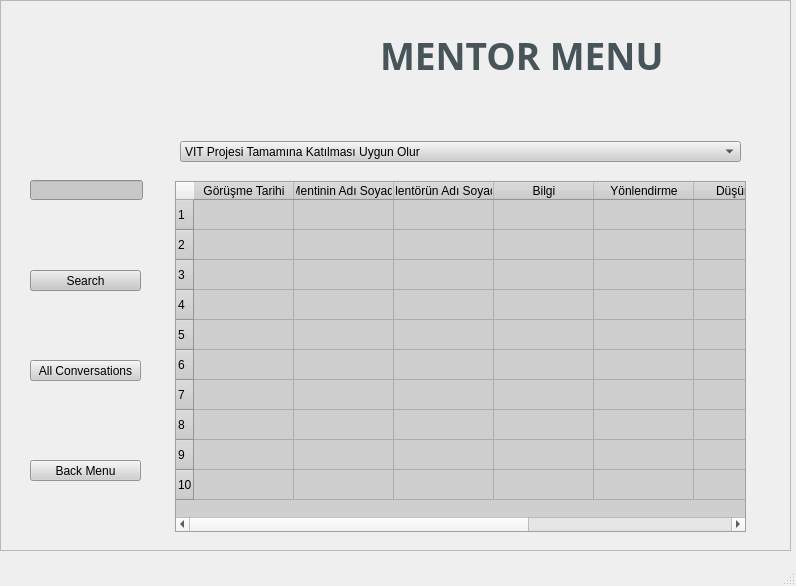
<?xml version="1.0" encoding="UTF-8"?>
<ui version="4.0">
 <class>MainWindow</class>
 <widget class="QMainWindow" name="MainWindow">
  <property name="geometry">
   <rect>
    <x>0</x>
    <y>0</y>
    <width>796</width>
    <height>586</height>
   </rect>
  </property>
  <property name="windowTitle">
   <string>MainWindow</string>
  </property>
  <widget class="QWidget" name="centralwidget">
   <widget class="QFrame" name="frame">
    <property name="geometry">
     <rect>
      <x>0</x>
      <y>0</y>
      <width>791</width>
      <height>551</height>
     </rect>
    </property>
    <property name="palette">
     <palette>
      <active>
       <colorrole role="WindowText">
        <brush brushstyle="SolidPattern">
         <color alpha="255">
          <red>200</red>
          <green>170</green>
          <blue>144</blue>
         </color>
        </brush>
       </colorrole>
       <colorrole role="Highlight">
        <brush brushstyle="SolidPattern">
         <color alpha="255">
          <red>207</red>
          <green>207</green>
          <blue>207</blue>
         </color>
        </brush>
       </colorrole>
      </active>
      <inactive>
       <colorrole role="WindowText">
        <brush brushstyle="SolidPattern">
         <color alpha="255">
          <red>200</red>
          <green>170</green>
          <blue>144</blue>
         </color>
        </brush>
       </colorrole>
       <colorrole role="Highlight">
        <brush brushstyle="SolidPattern">
         <color alpha="255">
          <red>207</red>
          <green>207</green>
          <blue>207</blue>
         </color>
        </brush>
       </colorrole>
      </inactive>
      <disabled>
       <colorrole role="WindowText">
        <brush brushstyle="SolidPattern">
         <color alpha="255">
          <red>120</red>
          <green>120</green>
          <blue>120</blue>
         </color>
        </brush>
       </colorrole>
       <colorrole role="Highlight">
        <brush brushstyle="SolidPattern">
         <color alpha="255">
          <red>207</red>
          <green>207</green>
          <blue>207</blue>
         </color>
        </brush>
       </colorrole>
      </disabled>
     </palette>
    </property>
    <property name="font">
     <font>
      <kerning>true</kerning>
     </font>
    </property>
    <property name="autoFillBackground">
     <bool>true</bool>
    </property>
    <property name="styleSheet">
     <string notr="true">selection-background-color: rgb(207, 207, 207);</string>
    </property>
    <property name="frameShape">
     <enum>QFrame::StyledPanel</enum>
    </property>
    <property name="frameShadow">
     <enum>QFrame::Raised</enum>
    </property>
    <widget class="QLabel" name="label_2">
     <property name="geometry">
      <rect>
       <x>100</x>
       <y>20</y>
       <width>261</width>
       <height>70</height>
      </rect>
     </property>
     <property name="cursor">
      <cursorShape>ArrowCursor</cursorShape>
     </property>
     <property name="text">
      <string/>
     </property>
     <property name="pixmap">
      <pixmap>logo.png</pixmap>
     </property>
     <property name="scaledContents">
      <bool>true</bool>
     </property>
    </widget>
    <widget class="QLabel" name="MENTORMENU">
     <property name="geometry">
      <rect>
       <x>380</x>
       <y>0</y>
       <width>521</width>
       <height>111</height>
      </rect>
     </property>
     <property name="palette">
      <palette>
       <active>
        <colorrole role="WindowText">
         <brush brushstyle="SolidPattern">
          <color alpha="255">
           <red>71</red>
           <green>85</green>
           <blue>90</blue>
          </color>
         </brush>
        </colorrole>
        <colorrole role="Mid">
         <brush brushstyle="SolidPattern">
          <color alpha="255">
           <red>71</red>
           <green>85</green>
           <blue>90</blue>
          </color>
         </brush>
        </colorrole>
        <colorrole role="Highlight">
         <brush brushstyle="SolidPattern">
          <color alpha="255">
           <red>207</red>
           <green>207</green>
           <blue>207</blue>
          </color>
         </brush>
        </colorrole>
       </active>
       <inactive>
        <colorrole role="WindowText">
         <brush brushstyle="SolidPattern">
          <color alpha="255">
           <red>71</red>
           <green>85</green>
           <blue>90</blue>
          </color>
         </brush>
        </colorrole>
        <colorrole role="Mid">
         <brush brushstyle="SolidPattern">
          <color alpha="255">
           <red>71</red>
           <green>85</green>
           <blue>90</blue>
          </color>
         </brush>
        </colorrole>
        <colorrole role="Highlight">
         <brush brushstyle="SolidPattern">
          <color alpha="255">
           <red>207</red>
           <green>207</green>
           <blue>207</blue>
          </color>
         </brush>
        </colorrole>
       </inactive>
       <disabled>
        <colorrole role="WindowText">
         <brush brushstyle="SolidPattern">
          <color alpha="255">
           <red>120</red>
           <green>120</green>
           <blue>120</blue>
          </color>
         </brush>
        </colorrole>
        <colorrole role="Mid">
         <brush brushstyle="SolidPattern">
          <color alpha="255">
           <red>71</red>
           <green>85</green>
           <blue>90</blue>
          </color>
         </brush>
        </colorrole>
        <colorrole role="Highlight">
         <brush brushstyle="SolidPattern">
          <color alpha="255">
           <red>207</red>
           <green>207</green>
           <blue>207</blue>
          </color>
         </brush>
        </colorrole>
       </disabled>
      </palette>
     </property>
     <property name="font">
      <font>
       <family>Arial Black</family>
       <pointsize>28</pointsize>
       <weight>75</weight>
       <bold>true</bold>
      </font>
     </property>
     <property name="mouseTracking">
      <bool>false</bool>
     </property>
     <property name="acceptDrops">
      <bool>false</bool>
     </property>
     <property name="text">
      <string>MENTOR MENU</string>
     </property>
     <property name="scaledContents">
      <bool>true</bool>
     </property>
     <property name="indent">
      <number>0</number>
     </property>
    </widget>
    <widget class="QPushButton" name="btn_search">
     <property name="geometry">
      <rect>
       <x>30</x>
       <y>270</y>
       <width>111</width>
       <height>21</height>
      </rect>
     </property>
     <property name="acceptDrops">
      <bool>false</bool>
     </property>
     <property name="autoFillBackground">
      <bool>false</bool>
     </property>
     <property name="styleSheet">
      <string notr="true">selection-background-color: rgb(162, 162, 162);
background-color: rgb(200, 200, 200);</string>
     </property>
     <property name="text">
      <string>Search</string>
     </property>
    </widget>
    <widget class="QLineEdit" name="lineEdit_search">
     <property name="geometry">
      <rect>
       <x>30</x>
       <y>180</y>
       <width>113</width>
       <height>20</height>
      </rect>
     </property>
     <property name="autoFillBackground">
      <bool>false</bool>
     </property>
     <property name="styleSheet">
      <string notr="true">background-color: rgb(200, 200, 200);</string>
     </property>
     <property name="maxLength">
      <number>32800</number>
     </property>
    </widget>
    <widget class="QPushButton" name="pushButton">
     <property name="geometry">
      <rect>
       <x>30</x>
       <y>360</y>
       <width>111</width>
       <height>21</height>
      </rect>
     </property>
     <property name="styleSheet">
      <string notr="true">background-color: rgb(207, 207, 207);</string>
     </property>
     <property name="text">
      <string>All Conversations</string>
     </property>
    </widget>
    <widget class="QPushButton" name="pushButton_2">
     <property name="geometry">
      <rect>
       <x>30</x>
       <y>460</y>
       <width>111</width>
       <height>21</height>
      </rect>
     </property>
     <property name="styleSheet">
      <string notr="true">background-color: rgb(255, 255, 255);
background-color: rgb(207, 207, 207);</string>
     </property>
     <property name="text">
      <string>Back Menu</string>
     </property>
    </widget>
    <widget class="QTableWidget" name="tableWidget">
     <property name="geometry">
      <rect>
       <x>175</x>
       <y>181</y>
       <width>571</width>
       <height>351</height>
      </rect>
     </property>
     <property name="styleSheet">
      <string notr="true">background-color: rgb(207, 207, 207);</string>
     </property>
     <row>
      <property name="text">
       <string>1</string>
      </property>
     </row>
     <row>
      <property name="text">
       <string>2</string>
      </property>
     </row>
     <row>
      <property name="text">
       <string>3</string>
      </property>
     </row>
     <row>
      <property name="text">
       <string>4</string>
      </property>
     </row>
     <row>
      <property name="text">
       <string>5</string>
      </property>
     </row>
     <row>
      <property name="text">
       <string>6</string>
      </property>
     </row>
     <row>
      <property name="text">
       <string>7</string>
      </property>
     </row>
     <row>
      <property name="text">
       <string>8</string>
      </property>
     </row>
     <row>
      <property name="text">
       <string>9</string>
      </property>
     </row>
     <row>
      <property name="text">
       <string>10</string>
      </property>
     </row>
     <column>
      <property name="text">
       <string>Görüşme Tarihi</string>
      </property>
     </column>
     <column>
      <property name="text">
       <string>Mentinin Adı Soyadı</string>
      </property>
     </column>
     <column>
      <property name="text">
       <string>Mentörün Adı Soyadı</string>
      </property>
     </column>
     <column>
      <property name="text">
       <string>Bilgi</string>
      </property>
     </column>
     <column>
      <property name="text">
       <string>Yönlendirme</string>
      </property>
     </column>
     <column>
      <property name="text">
       <string>Düşüncesi</string>
      </property>
     </column>
     <column>
      <property name="text">
       <string>Yoğunluk</string>
      </property>
     </column>
     <column>
      <property name="text">
       <string>Geçmiş</string>
      </property>
     </column>
    </widget>
    <widget class="QComboBox" name="comboBox">
     <property name="geometry">
      <rect>
       <x>180</x>
       <y>141</y>
       <width>561</width>
       <height>21</height>
      </rect>
     </property>
     <property name="autoFillBackground">
      <bool>false</bool>
     </property>
     <property name="styleSheet">
      <string notr="true">background-color: rgb(207, 207, 207);
font: 75 8pt &quot;MS Shell Dlg 2&quot;;</string>
     </property>
     <item>
      <property name="text">
       <string>VIT Projesi Tamamına Katılması Uygun Olur</string>
      </property>
     </item>
     <item>
      <property name="text">
       <string>VIT Projesi ilk IT Eğitimini Almaya Yönlendirilmesi Uygun Olur</string>
      </property>
     </item>
     <item>
      <property name="text">
       <string>VIT Projesi İngilizce Eğitim Almaya Yönlendirilmesi Uygun OLur</string>
      </property>
     </item>
     <item>
      <property name="text">
       <string>VIT Projesi Kapsamında .... Yönlendirilmesi Uygun OLur</string>
      </property>
     </item>
     <item>
      <property name="text">
       <string>Direkt Bireysel Koçluk ile İşe Yönlendirilmesi Uygun Olur</string>
      </property>
     </item>
     <item>
      <property name="text">
       <string>Bir Sonraki VIT Projesine Katılması Daha Uygun Olur</string>
      </property>
     </item>
     <item>
      <property name="text">
       <string>Başka Bir Sektöre Yönlendirilmeli</string>
      </property>
     </item>
     <item>
      <property name="text">
       <string>Diğer</string>
      </property>
     </item>
    </widget>
    <zorder>MENTORMENU</zorder>
    <zorder>lineEdit_search</zorder>
    <zorder>pushButton</zorder>
    <zorder>pushButton_2</zorder>
    <zorder>tableWidget</zorder>
    <zorder>comboBox</zorder>
    <zorder>label_2</zorder>
    <zorder>btn_search</zorder>
   </widget>
  </widget>
  <widget class="QMenuBar" name="menubar">
   <property name="geometry">
    <rect>
     <x>0</x>
     <y>0</y>
     <width>796</width>
     <height>21</height>
    </rect>
   </property>
  </widget>
  <widget class="QStatusBar" name="statusbar"/>
 </widget>
 <resources/>
 <connections/>
</ui>
